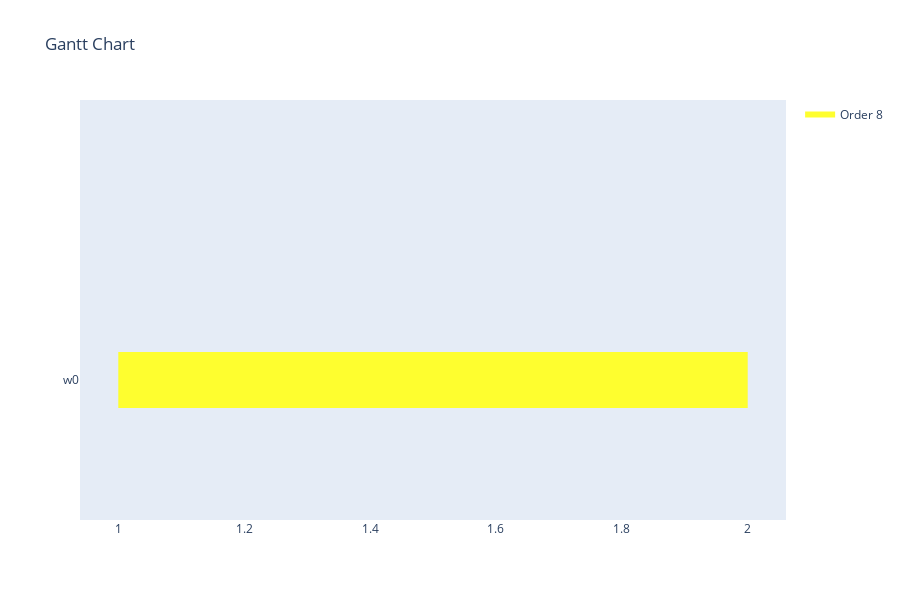

Notebook cell for this chart:
### Code cell
#TODO: current solution could be a result of either a) bug in schedule building (more likely) or b) lack of feasibility checks, since they shouldn't be necessary
visualize_schedule_demo(schedule, env, orders)

### Figure 1 — Plotly figure (JSON) as saved in the notebook; plotly's stock layout.template omitted (floating-point values rounded to 4 significant figures; data arrays with more than 128 entries replaced by an {"elided": "..."} marker saying what was removed)
{"data": [{"fill": "toself", "fillcolor": "rgb(254, 254, 47)", "hoverinfo": "name", "legendgroup": "rgb(254, 254, 47)", "mode": "none", "name": "Order 8", "type": "scatter", "x": {"elided": "199 int values"}, "y": {"elided": "199 float values"}}, {"legendgroup": "rgb(254, 254, 47)", "marker": {"color": "rgb(254, 254, 47)", "opacity": 0, "size": 1}, "mode": "markers", "name": "", "showlegend": false, "text": [null, null, null, null, null, null, null, null, null, null, null, null, null, null, null, null, null, null, null, null, null, null, null, null, null, null, null, null, null, null, null, null, null, null, null, null, null, null, null, null, null, null, null, null, null, null, null, null, null, null, null, null, null, null, null, null, null, null, null, null, null, null, null, null, null, null, null, null, null, null, null, null, null, null, null, null, null, null, null, null], "type": "scatter", "x": [1, 2, 1, 2, 1, 2, 1, 2, 1, 2, 1, 2, 1, 2, 1, 2, 1, 2, 1, 2, 1, 2, 1, 2, 1, 2, 1, 2, 1, 2, 1, 2, 1, 2, 1, 2, 1, 2, 1, 2, 1, 2, 1, 2, 1, 2, 1, 2, 1, 2, 1, 2, 1, 2, 1, 2, 1, 2, 1, 2, 1, 2, 1, 2, 1, 2, 1, 2, 1, 2, 1, 2, 1, 2, 1, 2, 1, 2, 1, 2], "y": [0, 0, 0, 0, 0, 0, 0, 0, 0, 0, 0, 0, 0, 0, 0, 0, 0, 0, 0, 0, 0, 0, 0, 0, 0, 0, 0, 0, 0, 0, 0, 0, 0, 0, 0, 0, 0, 0, 0, 0, 0, 0, 0, 0, 0, 0, 0, 0, 0, 0, 0, 0, 0, 0, 0, 0, 0, 0, 0, 0, 0, 0, 0, 0, 0, 0, 0, 0, 0, 0, 0, 0, 0, 0, 0, 0, 0, 0, 0, 0]}], "layout": {"height": 600, "hovermode": "closest", "showlegend": true, "title": {"text": "Gantt Chart"}, "xaxis": {"rangeselector": {"buttons": [{"count": 7, "label": "1w", "step": "day", "stepmode": "backward"}, {"count": 1, "label": "1m", "step": "month", "stepmode": "backward"}, {"count": 6, "label": "6m", "step": "month", "stepmode": "backward"}, {"count": 1, "label": "YTD", "step": "year", "stepmode": "todate"}, {"count": 1, "label": "1y", "step": "year", "stepmode": "backward"}, {"step": "all"}]}, "showgrid": false, "type": "linear", "zeroline": false}, "yaxis": {"autorange": false, "range": [-1, 2], "showgrid": false, "ticktext": ["w0"], "tickvals": [0], "zeroline": false}}}
